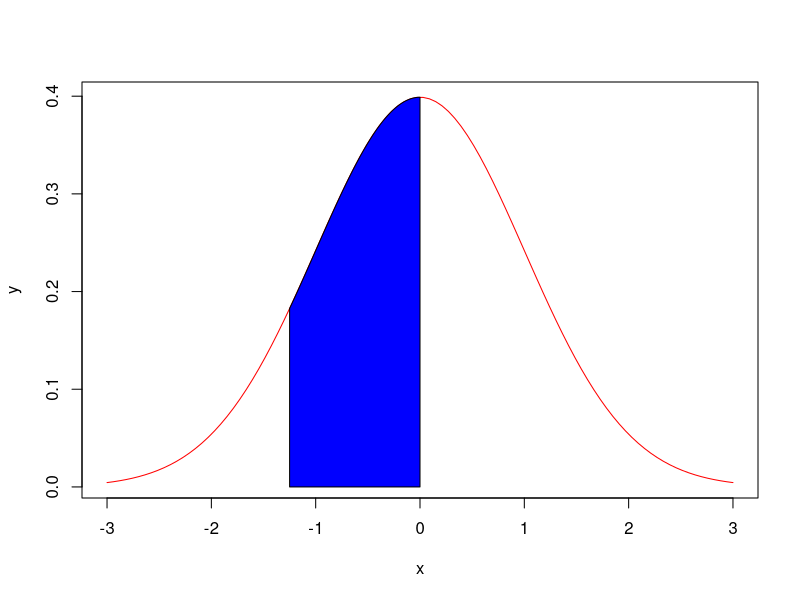

This chart was generated by the following R code:
x=seq(-3,3,length=100)
y=dnorm(x,mean=0,sd=1)
plot(x,y,type="l",col="red")
x=seq(-1.25,0,length=100)
y=dnorm(x,mean=0,sd=1)
polygon(c(-1.25,x,0),c(0,y,0),col="blue")
pnorm(0,0,1)-pnorm(-1.25,mean=0,sd=1)
